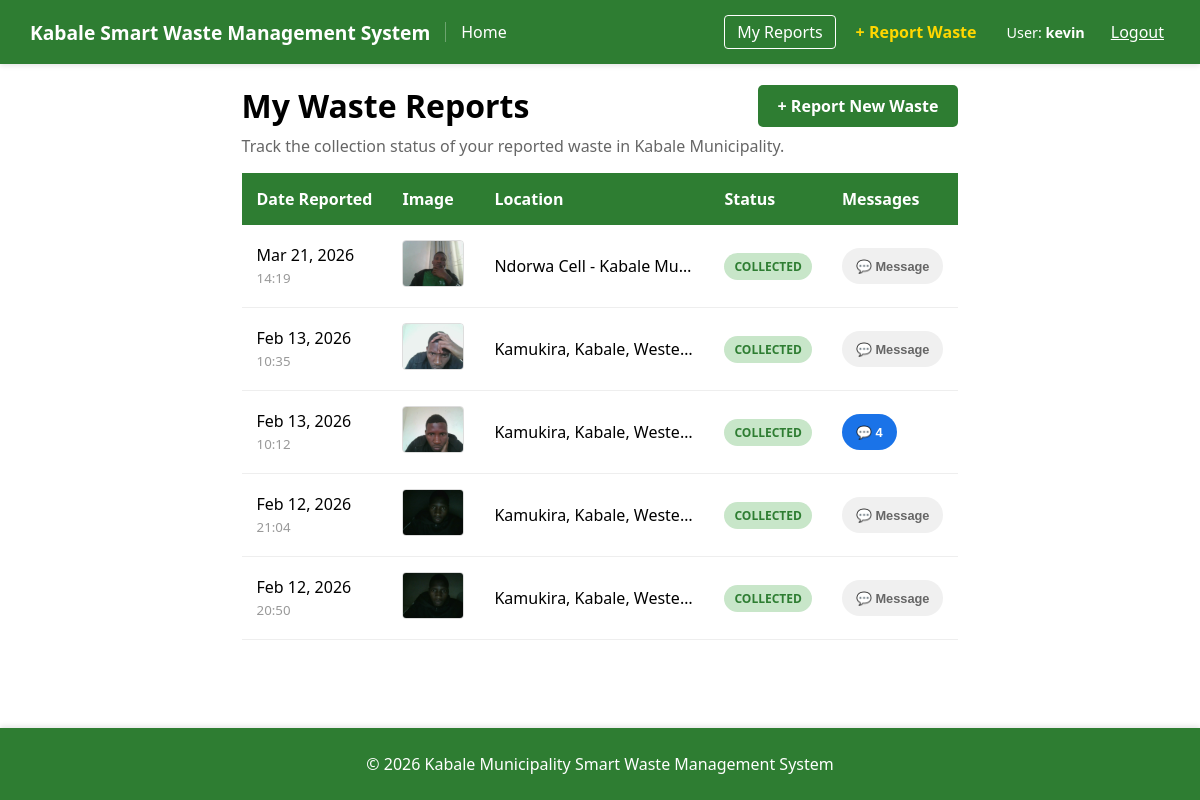
/users/resident/dashboard/ (signed in), run on an earlier commit of the app's database.
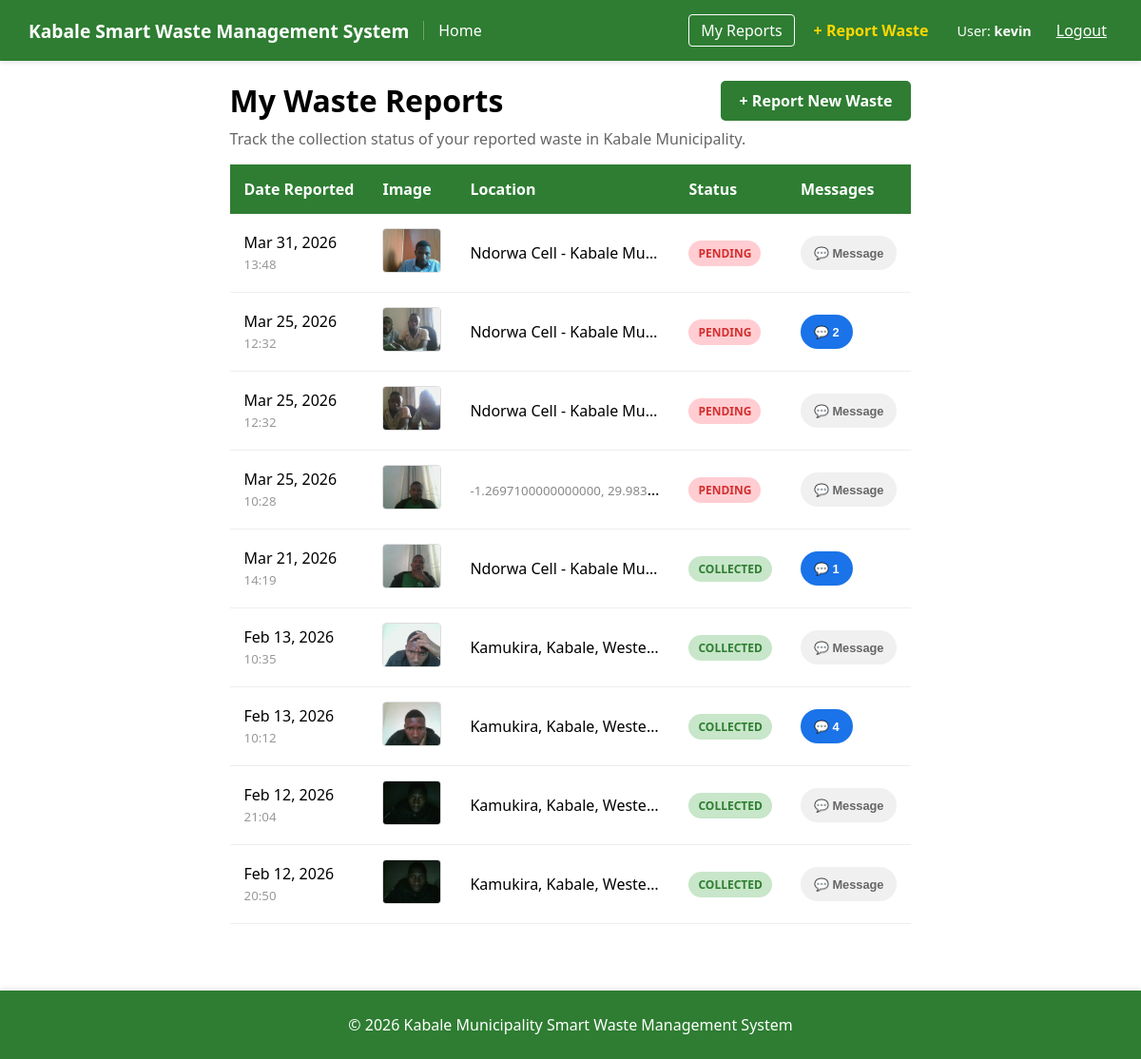
And on a later commit of the database.
### users/models.py (models this page shows, shortened)
class WasteReport(models.Model):
    STATUS_CHOICES = [
        ('pending', 'Pending'),
        ('collected', 'Collected'),
    ]
    user = models.ForeignKey(User, on_delete=models.CASCADE, related_name='reports')
    image = models.ImageField(upload_to='waste_images/')
    latitude = models.DecimalField(max_digits=22, decimal_places=16)
    longitude = models.DecimalField(max_digits=22, decimal_places=16)
    location_address = models.CharField(max_length=500, null=True, blank=True)
    status = models.CharField(max_length=20, choices=STATUS_CHOICES, default='pending')
    created_at = models.DateTimeField(auto_now_add=True)
    updated_at = models.DateTimeField(auto_now=True)
    class Meta:
        ordering = ['-created_at']

### users/views.py (the view)
# urls.py: path('resident/dashboard/', views.ResidentDashboardView.as_view(), name='resident_dashboard'),
class ResidentDashboardView(LoginRequiredMixin, ListView):
    model               = WasteReport
    template_name       = 'reports/resident_dashboard.html'
    context_object_name = 'my_reports'
    def get_queryset(self):
        return WasteReport.objects.filter(user=self.request.user).order_by('-created_at')

### users/context_processors.py (called while the page is built)
def unread_message_count(request):
    if request.user.is_authenticated and request.user.is_staff:
        count = Message.objects.filter(recipient=request.user, is_read=False).count()
        return {'total_unread_messages': count}
    return {'total_unread_messages': 0}

### templates/reports/resident_dashboard.html (shortened to what the changed rows need)
{% extends 'base.html' %}
{% block content %}
<div style="padding: 20px;">
    <div class="dashboard-header">
        <h1 style="margin: 0;">My Waste Reports</h1>
    </div>
    <div style="margin-top: 16px; overflow-x: auto; -webkit-overflow-scrolling: touch;">
        <table style="width: 100%; border-collapse: collapse; background: white; box-shadow: 0 2px 10px rgba(0,0,0,0.1); min-width: 620px;">
            <thead style="background: #2e7d32; color: white;">
                <tr>
                    <th style="padding: 15px; text-align: left;">Date Reported</th>
                    <th style="padding: 15px; text-align: left;">Image</th>
                    <th style="padding: 15px; text-align: left;">Location</th>
                    <th style="padding: 15px; text-align: left;">Status</th>
                    <th style="padding: 15px; text-align: left;">Messages</th>
                </tr>
            </thead>
            <tbody>
                {% for report in my_reports %}
                {% with msg_count=report.messages.count %}
                <tr style="border-bottom: 1px solid #eee;">
                    <td style="padding: 15px; white-space: nowrap;">{{ report.created_at|date:"M d, Y" }}<br>
                        <small style="color: #999;">{{ report.created_at|date:"H:i" }}</small>
                    </td>
                    <td style="padding: 15px;">
                        {% if report.image %}
                        <a href="{{ report.image.url }}" target="_blank">
                            <img src="{{ report.image.url }}" style="width: 60px; height: 45px; object-fit: cover; border-radius: 4px; cursor: pointer; border: 1px solid #ddd;">
                        </a>
                        {% else %}
                        <span style="color: #ccc; font-size: 0.85em;">No Image</span>
                        {% endif %}
                    </td>
                    <td style="padding: 15px; max-width: 200px; overflow: hidden; text-overflow: ellipsis; white-space: nowrap;">
                        {% if report.location_address %}
                            {{ report.location_address }}
                        {% else %}
                            <small style="color: #888;">{{ report.latitude }}, {{ report.longitude }}</small>
                        {% endif %}
                    </td>
                    <td style="padding: 15px;">
                        {% if report.status == 'pending' %}
                            <span style="color: #d32f2f; background: #ffcdd2; padding: 5px 10px; border-radius: 20px; font-weight: bold; font-size: 0.75em; white-space: nowrap; display: inline-block;">
                                PENDING
                            </span>
                        {% else %}
                            <span style="color: #2e7d32; background: #c8e6c9; padding: 5px 10px; border-radius: 20px; font-weight: bold; font-size: 0.75em; white-space: nowrap; display: inline-block;">
                                COLLECTED
                            </span>
                        {% endif %}
                    </td>
                    <td style="padding: 15px;">
                        <button onclick="toggleThread('thread-{{ report.id }}')"
                            style="background: {% if msg_count > 0 %}#1a73e8{% else %}#f0f0f0{% endif %};
                                   color: {% if msg_count > 0 %}white{% else %}#666{% endif %};
                                   border: none; padding: 8px 14px; border-radius: 20px;
                                   cursor: pointer; font-size: 0.8em; font-weight: bold;
                                   white-space: nowrap; transition: background 0.2s;
                                   min-height: 36px;">
                            💬 {% if msg_count > 0 %}{{ msg_count }}{% else %}Message{% endif %}
                        </button>
                    </td>
                </tr>
                {% endwith %}
                {% empty %}
                <tr>
                    <td colspan="5" style="text-align: center; padding: 40px; color: #888;">
                        You haven't reported any waste yet. Help us keep Kabale clean!
                    </td>
                </tr>
                {% endfor %}
            </tbody>
        </table>
    </div>
</div>
{% endblock %}

What changed in the data, as far as the page shows it:
added WasteReport: created_at "Mar 31, 2026", created_at "13:48", image (picture), location_address "Ndorwa Cell - Kabale Mu…", status "PENDING", shows "Message"
added WasteReport: created_at "Mar 25, 2026", created_at "12:32", image (picture), location_address "Ndorwa Cell - Kabale Mu…", status "PENDING", messages.count "2"
added WasteReport: created_at "Mar 25, 2026", created_at "12:32", image (picture), location_address "Ndorwa Cell - Kabale Mu…", status "PENDING", shows "Message"
added WasteReport: created_at "Mar 25, 2026", created_at "10:28", image (picture), latitude "-1.2697100000000000", longitude "29.983…", status "PENDING", shows "Message"
shown differently, row unchanged: WasteReport "Mar 21, 2026": messages.count (not shown) → "1"; no longer shows "Message"
